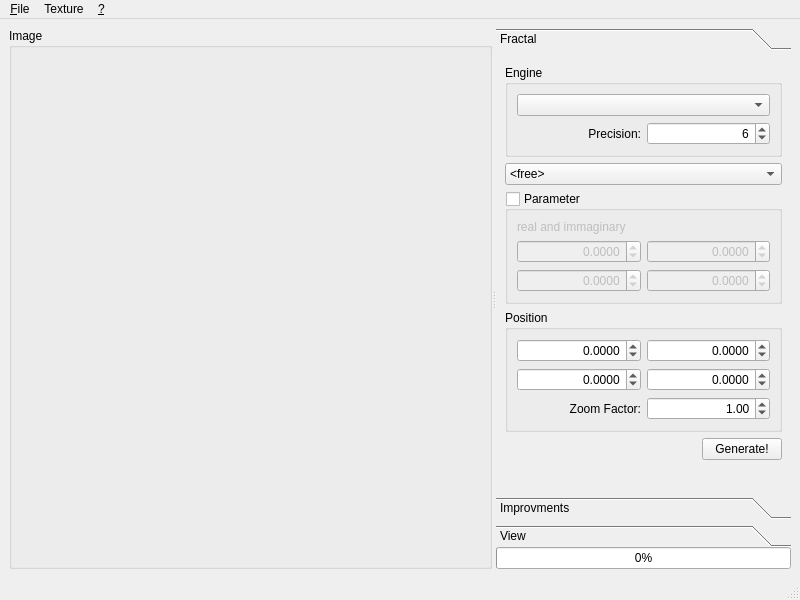
<ui version="4.0" >
 <class>MainWindow</class>
 <widget class="QMainWindow" name="MainWindow" >
  <property name="geometry" >
   <rect>
    <x>0</x>
    <y>0</y>
    <width>800</width>
    <height>600</height>
   </rect>
  </property>
  <property name="sizePolicy" >
   <sizepolicy vsizetype="Preferred" hsizetype="Preferred" >
    <horstretch>0</horstretch>
    <verstretch>0</verstretch>
   </sizepolicy>
  </property>
  <property name="minimumSize" >
   <size>
    <width>640</width>
    <height>480</height>
   </size>
  </property>
  <property name="windowTitle" >
   <string>Fractals3D</string>
  </property>
  <property name="windowIcon" >
   <iconset resource="resource.qrc" >
    <normaloff>:/resource/icona-64.png</normaloff>:/resource/icona-64.png</iconset>
  </property>
  <widget class="QWidget" name="centralwidget" >
   <property name="geometry" >
    <rect>
     <x>0</x>
     <y>24</y>
     <width>800</width>
     <height>555</height>
    </rect>
   </property>
   <layout class="QVBoxLayout" name="verticalLayout_11" >
    <item>
     <widget class="QSplitter" name="splitter" >
      <property name="orientation" >
       <enum>Qt::Horizontal</enum>
      </property>
      <widget class="QGroupBox" name="left_bar" >
       <property name="sizePolicy" >
        <sizepolicy vsizetype="Expanding" hsizetype="Expanding" >
         <horstretch>0</horstretch>
         <verstretch>0</verstretch>
        </sizepolicy>
       </property>
       <property name="cursor" >
        <cursorShape>ArrowCursor</cursorShape>
       </property>
       <property name="title" >
        <string>Image</string>
       </property>
       <layout class="QVBoxLayout" name="verticalLayout_9" >
        <item>
         <widget class="glFractal" native="1" name="glf" >
          <property name="minimumSize" >
           <size>
            <width>300</width>
            <height>300</height>
           </size>
          </property>
          <property name="cursor" >
           <cursorShape>CrossCursor</cursorShape>
          </property>
         </widget>
        </item>
       </layout>
      </widget>
      <widget class="QWidget" native="1" name="right_bar" >
       <property name="maximumSize" >
        <size>
         <width>300</width>
         <height>16777215</height>
        </size>
       </property>
       <layout class="QVBoxLayout" name="verticalLayout_10" >
        <property name="spacing" >
         <number>0</number>
        </property>
        <property name="margin" >
         <number>0</number>
        </property>
        <item>
         <widget class="QToolBox" name="toolBox" >
          <property name="frameShape" >
           <enum>QFrame::NoFrame</enum>
          </property>
          <property name="currentIndex" >
           <number>0</number>
          </property>
          <widget class="QWidget" name="toolFrattali" >
           <property name="geometry" >
            <rect>
             <x>0</x>
             <y>0</y>
             <width>214</width>
             <height>434</height>
            </rect>
           </property>
           <attribute name="label" >
            <string>Fractal</string>
           </attribute>
           <layout class="QVBoxLayout" name="verticalLayout" >
            <item>
             <widget class="QGroupBox" name="precisionBox" >
              <property name="title" >
               <string>Engine</string>
              </property>
              <layout class="QGridLayout" name="gridLayout_3" >
               <item row="0" column="0" colspan="2" >
                <widget class="QComboBox" name="engine" />
               </item>
               <item row="1" column="0" >
                <widget class="QLabel" name="label" >
                 <property name="text" >
                  <string>Precision:</string>
                 </property>
                 <property name="alignment" >
                  <set>Qt::AlignRight|Qt::AlignTrailing|Qt::AlignVCenter</set>
                 </property>
                </widget>
               </item>
               <item row="1" column="1" >
                <widget class="QSpinBox" name="precision" >
                 <property name="alignment" >
                  <set>Qt::AlignRight|Qt::AlignTrailing|Qt::AlignVCenter</set>
                 </property>
                 <property name="correctionMode" >
                  <enum>QAbstractSpinBox::CorrectToNearestValue</enum>
                 </property>
                 <property name="minimum" >
                  <number>1</number>
                 </property>
                 <property name="maximum" >
                  <number>8</number>
                 </property>
                 <property name="singleStep" >
                  <number>1</number>
                 </property>
                 <property name="value" >
                  <number>6</number>
                 </property>
                </widget>
               </item>
              </layout>
             </widget>
            </item>
            <item>
             <widget class="QComboBox" name="frattaliDefault" >
              <item>
               <property name="text" >
                <string>&lt;free></string>
               </property>
              </item>
             </widget>
            </item>
            <item>
             <widget class="QGroupBox" name="frattaliC" >
              <property name="title" >
               <string>Parameter</string>
              </property>
              <property name="checkable" >
               <bool>true</bool>
              </property>
              <property name="checked" >
               <bool>false</bool>
              </property>
              <layout class="QGridLayout" name="gridLayout_0" >
               <item row="0" column="0" colspan="2" >
                <widget class="QLabel" name="label_3" >
                 <property name="text" >
                  <string>real and immaginary</string>
                 </property>
                </widget>
               </item>
               <item row="1" column="0" >
                <widget class="QDoubleSpinBox" name="frattaliCR" >
                 <property name="alignment" >
                  <set>Qt::AlignRight|Qt::AlignTrailing|Qt::AlignVCenter</set>
                 </property>
                 <property name="decimals" >
                  <number>4</number>
                 </property>
                 <property name="minimum" >
                  <double>-20.000000000000000</double>
                 </property>
                 <property name="maximum" >
                  <double>20.000000000000000</double>
                 </property>
                 <property name="singleStep" >
                  <double>0.010000000000000</double>
                 </property>
                </widget>
               </item>
               <item row="1" column="1" >
                <widget class="QDoubleSpinBox" name="frattaliCI" >
                 <property name="alignment" >
                  <set>Qt::AlignRight|Qt::AlignTrailing|Qt::AlignVCenter</set>
                 </property>
                 <property name="decimals" >
                  <number>4</number>
                 </property>
                 <property name="minimum" >
                  <double>-20.000000000000000</double>
                 </property>
                 <property name="maximum" >
                  <double>20.000000000000000</double>
                 </property>
                 <property name="singleStep" >
                  <double>0.010000000000000</double>
                 </property>
                </widget>
               </item>
               <item row="2" column="0" >
                <widget class="QDoubleSpinBox" name="frattaliCJ" >
                 <property name="alignment" >
                  <set>Qt::AlignRight|Qt::AlignTrailing|Qt::AlignVCenter</set>
                 </property>
                 <property name="decimals" >
                  <number>4</number>
                 </property>
                 <property name="minimum" >
                  <double>-20.000000000000000</double>
                 </property>
                 <property name="maximum" >
                  <double>20.000000000000000</double>
                 </property>
                 <property name="singleStep" >
                  <double>0.010000000000000</double>
                 </property>
                </widget>
               </item>
               <item row="2" column="1" >
                <widget class="QDoubleSpinBox" name="frattaliCK" >
                 <property name="alignment" >
                  <set>Qt::AlignRight|Qt::AlignTrailing|Qt::AlignVCenter</set>
                 </property>
                 <property name="decimals" >
                  <number>4</number>
                 </property>
                 <property name="minimum" >
                  <double>-20.000000000000000</double>
                 </property>
                 <property name="maximum" >
                  <double>20.000000000000000</double>
                 </property>
                 <property name="singleStep" >
                  <double>0.010000000000000</double>
                 </property>
                </widget>
               </item>
              </layout>
             </widget>
            </item>
            <item>
             <widget class="QGroupBox" name="frattaliC_2" >
              <property name="title" >
               <string>Position</string>
              </property>
              <property name="checkable" >
               <bool>false</bool>
              </property>
              <property name="checked" >
               <bool>false</bool>
              </property>
              <layout class="QGridLayout" name="gridLayout" >
               <item row="0" column="0" >
                <widget class="QDoubleSpinBox" name="positionR" >
                 <property name="alignment" >
                  <set>Qt::AlignRight|Qt::AlignTrailing|Qt::AlignVCenter</set>
                 </property>
                 <property name="decimals" >
                  <number>4</number>
                 </property>
                 <property name="minimum" >
                  <double>-20.000000000000000</double>
                 </property>
                 <property name="maximum" >
                  <double>20.000000000000000</double>
                 </property>
                 <property name="singleStep" >
                  <double>0.010000000000000</double>
                 </property>
                </widget>
               </item>
               <item row="0" column="1" >
                <widget class="QDoubleSpinBox" name="positionI" >
                 <property name="alignment" >
                  <set>Qt::AlignRight|Qt::AlignTrailing|Qt::AlignVCenter</set>
                 </property>
                 <property name="decimals" >
                  <number>4</number>
                 </property>
                 <property name="minimum" >
                  <double>-20.000000000000000</double>
                 </property>
                 <property name="maximum" >
                  <double>20.000000000000000</double>
                 </property>
                 <property name="singleStep" >
                  <double>0.010000000000000</double>
                 </property>
                </widget>
               </item>
               <item row="1" column="0" >
                <widget class="QDoubleSpinBox" name="positionJ" >
                 <property name="alignment" >
                  <set>Qt::AlignRight|Qt::AlignTrailing|Qt::AlignVCenter</set>
                 </property>
                 <property name="decimals" >
                  <number>4</number>
                 </property>
                 <property name="minimum" >
                  <double>-20.000000000000000</double>
                 </property>
                 <property name="maximum" >
                  <double>20.000000000000000</double>
                 </property>
                 <property name="singleStep" >
                  <double>0.010000000000000</double>
                 </property>
                </widget>
               </item>
               <item row="1" column="1" >
                <widget class="QDoubleSpinBox" name="positionK" >
                 <property name="alignment" >
                  <set>Qt::AlignRight|Qt::AlignTrailing|Qt::AlignVCenter</set>
                 </property>
                 <property name="decimals" >
                  <number>4</number>
                 </property>
                 <property name="minimum" >
                  <double>-20.000000000000000</double>
                 </property>
                 <property name="maximum" >
                  <double>20.000000000000000</double>
                 </property>
                 <property name="singleStep" >
                  <double>0.010000000000000</double>
                 </property>
                </widget>
               </item>
               <item row="2" column="0" >
                <widget class="QLabel" name="label_6" >
                 <property name="text" >
                  <string>Zoom Factor:</string>
                 </property>
                 <property name="alignment" >
                  <set>Qt::AlignRight|Qt::AlignTrailing|Qt::AlignVCenter</set>
                 </property>
                </widget>
               </item>
               <item row="2" column="1" >
                <widget class="QDoubleSpinBox" name="zoomFactor" >
                 <property name="alignment" >
                  <set>Qt::AlignRight|Qt::AlignTrailing|Qt::AlignVCenter</set>
                 </property>
                 <property name="decimals" >
                  <number>2</number>
                 </property>
                 <property name="minimum" >
                  <double>0.010000000000000</double>
                 </property>
                 <property name="maximum" >
                  <double>20.000000000000000</double>
                 </property>
                 <property name="singleStep" >
                  <double>0.100000000000000</double>
                 </property>
                 <property name="value" >
                  <double>1.000000000000000</double>
                 </property>
                </widget>
               </item>
              </layout>
             </widget>
            </item>
            <item>
             <layout class="QHBoxLayout" name="horizontalLayout_2" >
              <item>
               <spacer name="horizontalSpacer" >
                <property name="orientation" >
                 <enum>Qt::Horizontal</enum>
                </property>
                <property name="sizeHint" stdset="0" >
                 <size>
                  <width>40</width>
                  <height>20</height>
                 </size>
                </property>
               </spacer>
              </item>
              <item>
               <widget class="QPushButton" name="frattaliOk" >
                <property name="text" >
                 <string>Generate!</string>
                </property>
               </widget>
              </item>
             </layout>
            </item>
            <item>
             <spacer name="verticalSpacer_2" >
              <property name="orientation" >
               <enum>Qt::Vertical</enum>
              </property>
              <property name="sizeHint" stdset="0" >
               <size>
                <width>20</width>
                <height>40</height>
               </size>
              </property>
             </spacer>
            </item>
           </layout>
          </widget>
          <widget class="QWidget" name="page_4" >
           <property name="geometry" >
            <rect>
             <x>0</x>
             <y>0</y>
             <width>152</width>
             <height>244</height>
            </rect>
           </property>
           <attribute name="label" >
            <string>Improvments</string>
           </attribute>
           <layout class="QVBoxLayout" name="verticalLayout_3" >
            <item>
             <widget class="QGroupBox" name="aggCorrezioneGrigi" >
              <property name="title" >
               <string>Gray corrections</string>
              </property>
              <property name="flat" >
               <bool>false</bool>
              </property>
              <property name="checkable" >
               <bool>true</bool>
              </property>
              <property name="checked" >
               <bool>false</bool>
              </property>
              <layout class="QHBoxLayout" name="horizontalLayout" >
               <item>
                <widget class="QSlider" name="aggCorrezioneGrigiVal" >
                 <property name="minimum" >
                  <number>1</number>
                 </property>
                 <property name="maximum" >
                  <number>100</number>
                 </property>
                 <property name="singleStep" >
                  <number>1</number>
                 </property>
                 <property name="orientation" >
                  <enum>Qt::Horizontal</enum>
                 </property>
                 <property name="tickPosition" >
                  <enum>QSlider::TicksBelow</enum>
                 </property>
                </widget>
               </item>
               <item>
                <widget class="QLCDNumber" name="aggCorrezioneGrigiDisplay" >
                 <property name="numDigits" >
                  <number>3</number>
                 </property>
                 <property name="segmentStyle" >
                  <enum>QLCDNumber::Outline</enum>
                 </property>
                 <property name="value" stdset="0" >
                  <double>1.000000000000000</double>
                 </property>
                 <property name="intValue" stdset="0" >
                  <number>1</number>
                 </property>
                </widget>
               </item>
              </layout>
             </widget>
            </item>
            <item>
             <widget class="QGroupBox" name="aggColore" >
              <property name="title" >
               <string>Color</string>
              </property>
              <property name="flat" >
               <bool>false</bool>
              </property>
              <property name="checkable" >
               <bool>true</bool>
              </property>
              <property name="checked" >
               <bool>false</bool>
              </property>
              <layout class="QVBoxLayout" name="verticalLayout_2" >
               <item>
                <widget class="QComboBox" name="aggColoreSel" />
               </item>
              </layout>
             </widget>
            </item>
            <item>
             <layout class="QHBoxLayout" name="horizontalLayout_3" >
              <item>
               <spacer name="horizontalSpacer_2" >
                <property name="orientation" >
                 <enum>Qt::Horizontal</enum>
                </property>
                <property name="sizeHint" stdset="0" >
                 <size>
                  <width>40</width>
                  <height>20</height>
                 </size>
                </property>
               </spacer>
              </item>
              <item>
               <widget class="QPushButton" name="aggApplica" >
                <property name="text" >
                 <string>Apply!</string>
                </property>
               </widget>
              </item>
             </layout>
            </item>
            <item>
             <widget class="QGroupBox" name="background" >
              <property name="title" >
               <string>Background</string>
              </property>
              <layout class="QVBoxLayout" name="verticalLayout_5" >
               <item>
                <widget class="colorPicker" native="1" name="backgroundColor" />
               </item>
              </layout>
             </widget>
            </item>
            <item>
             <spacer name="verticalSpacer" >
              <property name="orientation" >
               <enum>Qt::Vertical</enum>
              </property>
              <property name="sizeHint" stdset="0" >
               <size>
                <width>20</width>
                <height>40</height>
               </size>
              </property>
             </spacer>
            </item>
           </layout>
          </widget>
          <widget class="QWidget" name="viewPoint" >
           <property name="geometry" >
            <rect>
             <x>0</x>
             <y>0</y>
             <width>233</width>
             <height>429</height>
            </rect>
           </property>
           <attribute name="label" >
            <string>View</string>
           </attribute>
           <layout class="QVBoxLayout" name="verticalLayout_4" >
            <item>
             <widget class="QGroupBox" name="changeLightPos" >
              <property name="title" >
               <string>Light Position</string>
              </property>
              <property name="flat" >
               <bool>false</bool>
              </property>
              <property name="checkable" >
               <bool>true</bool>
              </property>
              <layout class="QVBoxLayout" name="verticalLayout_6" >
               <item>
                <widget class="rotationWidget" native="1" name="lightPos" />
               </item>
              </layout>
             </widget>
            </item>
            <item>
             <widget class="QGroupBox" name="changeViewPos" >
              <property name="title" >
               <string>View Position</string>
              </property>
              <layout class="QVBoxLayout" name="verticalLayout_7" >
               <item>
                <widget class="rotationWidget" native="1" name="viewPos" />
               </item>
              </layout>
             </widget>
            </item>
            <item>
             <widget class="QGroupBox" name="changeTexturePos" >
              <property name="title" >
               <string>Texture Position</string>
              </property>
              <layout class="QVBoxLayout" name="verticalLayout_8" >
               <item>
                <widget class="rotationWidget" native="1" name="texturePos" />
               </item>
              </layout>
             </widget>
            </item>
            <item>
             <widget class="QGroupBox" name="groupBox" >
              <property name="title" >
               <string>View style</string>
              </property>
              <layout class="QGridLayout" name="gridLayout_4" >
               <item row="0" column="0" colspan="2" >
                <widget class="QComboBox" name="viewStyle" />
               </item>
               <item row="1" column="1" >
                <widget class="QSpinBox" name="viewPrecision" >
                 <property name="alignment" >
                  <set>Qt::AlignRight|Qt::AlignTrailing|Qt::AlignVCenter</set>
                 </property>
                 <property name="minimum" >
                  <number>1</number>
                 </property>
                 <property name="maximum" >
                  <number>20</number>
                 </property>
                </widget>
               </item>
              </layout>
             </widget>
            </item>
           </layout>
          </widget>
         </widget>
        </item>
        <item>
         <widget class="QProgressBar" name="progressBar" >
          <property name="value" >
           <number>0</number>
          </property>
          <property name="orientation" >
           <enum>Qt::Horizontal</enum>
          </property>
         </widget>
        </item>
       </layout>
      </widget>
     </widget>
    </item>
   </layout>
  </widget>
  <widget class="QMenuBar" name="menubar" >
   <property name="geometry" >
    <rect>
     <x>0</x>
     <y>0</y>
     <width>800</width>
     <height>24</height>
    </rect>
   </property>
   <widget class="QMenu" name="menuFile" >
    <property name="title" >
     <string>&amp;File</string>
    </property>
    <addaction name="action_Salva_immagine" />
    <addaction name="action_Save_fractal" />
    <addaction name="separator" />
    <addaction name="action_Esci" />
   </widget>
   <widget class="QMenu" name="menu" >
    <property name="title" >
     <string>&amp;?</string>
    </property>
    <addaction name="action_About" />
    <addaction name="actionAbout_Qt" />
   </widget>
   <widget class="QMenu" name="menuTexture" >
    <property name="title" >
     <string>Texture</string>
    </property>
    <addaction name="action_Save_texture" />
    <addaction name="action_Load_texture" />
   </widget>
   <addaction name="menuFile" />
   <addaction name="menuTexture" />
   <addaction name="menu" />
  </widget>
  <widget class="QStatusBar" name="statusbar" >
   <property name="geometry" >
    <rect>
     <x>0</x>
     <y>579</y>
     <width>800</width>
     <height>21</height>
    </rect>
   </property>
  </widget>
  <action name="action_Salva_immagine" >
   <property name="text" >
    <string>&amp;Save image...</string>
   </property>
  </action>
  <action name="action_Esci" >
   <property name="text" >
    <string>&amp;Exit</string>
   </property>
  </action>
  <action name="action_About" >
   <property name="text" >
    <string>&amp;About</string>
   </property>
  </action>
  <action name="action_Help" >
   <property name="text" >
    <string>&amp;Help</string>
   </property>
   <property name="menuRole" >
    <enum>QAction::AboutQtRole</enum>
   </property>
  </action>
  <action name="actionAbout_Qt" >
   <property name="text" >
    <string>About &amp;Qt</string>
   </property>
  </action>
  <action name="actionIso_Surfaces" >
   <property name="text" >
    <string>Iso-Surfaces</string>
   </property>
  </action>
  <action name="actionDirect_Volume_Renderig" >
   <property name="text" >
    <string>Direct Volume Renderig</string>
   </property>
  </action>
  <action name="actionParallel_plane" >
   <property name="text" >
    <string>Parallel plane</string>
   </property>
  </action>
  <action name="actionConcentric_sphere" >
   <property name="text" >
    <string>Concentric sphere</string>
   </property>
  </action>
  <action name="actionCube" >
   <property name="text" >
    <string>Cube</string>
   </property>
  </action>
  <action name="action_Save_fractal" >
   <property name="text" >
    <string>Save fractal...</string>
   </property>
  </action>
  <action name="action_Save_texture" >
   <property name="text" >
    <string>Save texture...</string>
   </property>
  </action>
  <action name="action_Load_texture" >
   <property name="text" >
    <string>Load texture...</string>
   </property>
  </action>
  <action name="actionDummy" >
   <property name="checkable" >
    <bool>true</bool>
   </property>
   <property name="text" >
    <string>Dummy</string>
   </property>
  </action>
  <action name="actionStatic" >
   <property name="text" >
    <string>Static</string>
   </property>
  </action>
  <action name="actionDynamic" >
   <property name="text" >
    <string>Dynamic</string>
   </property>
  </action>
 </widget>
 <customwidgets>
  <customwidget>
   <class>colorPicker</class>
   <extends>QWidget</extends>
   <header>colorpicker.h</header>
   <container>1</container>
  </customwidget>
  <customwidget>
   <class>rotationWidget</class>
   <extends>QWidget</extends>
   <header>rotation.h</header>
   <container>1</container>
  </customwidget>
  <customwidget>
   <class>glFractal</class>
   <extends>QWidget</extends>
   <header>glfractal.h</header>
   <container>1</container>
  </customwidget>
 </customwidgets>
 <tabstops>
  <tabstop>engine</tabstop>
  <tabstop>precision</tabstop>
  <tabstop>frattaliDefault</tabstop>
  <tabstop>frattaliC</tabstop>
  <tabstop>frattaliCR</tabstop>
  <tabstop>frattaliCI</tabstop>
  <tabstop>frattaliCJ</tabstop>
  <tabstop>frattaliCK</tabstop>
  <tabstop>positionR</tabstop>
  <tabstop>positionI</tabstop>
  <tabstop>positionJ</tabstop>
  <tabstop>positionK</tabstop>
  <tabstop>zoomFactor</tabstop>
  <tabstop>frattaliOk</tabstop>
  <tabstop>aggCorrezioneGrigi</tabstop>
  <tabstop>aggCorrezioneGrigiVal</tabstop>
  <tabstop>aggColore</tabstop>
  <tabstop>aggColoreSel</tabstop>
  <tabstop>aggApplica</tabstop>
  <tabstop>changeLightPos</tabstop>
  <tabstop>viewStyle</tabstop>
  <tabstop>viewPrecision</tabstop>
 </tabstops>
 <resources>
  <include location="resource.qrc" />
 </resources>
 <connections>
  <connection>
   <sender>aggCorrezioneGrigiVal</sender>
   <signal>valueChanged(int)</signal>
   <receiver>aggCorrezioneGrigiDisplay</receiver>
   <slot>display(int)</slot>
   <hints>
    <hint type="sourcelabel" >
     <x>723</x>
     <y>158</y>
    </hint>
    <hint type="destinationlabel" >
     <x>773</x>
     <y>158</y>
    </hint>
   </hints>
  </connection>
 </connections>
</ui>
